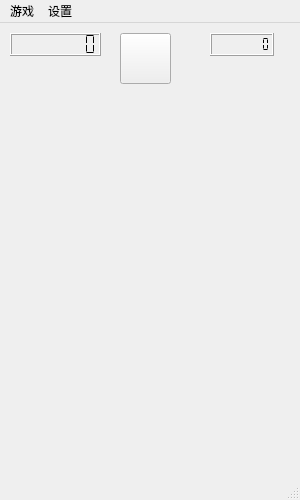
<?xml version="1.0" encoding="UTF-8"?>
<ui version="4.0">
 <class>MainWindow</class>
 <widget class="QMainWindow" name="MainWindow">
  <property name="geometry">
   <rect>
    <x>0</x>
    <y>0</y>
    <width>300</width>
    <height>500</height>
   </rect>
  </property>
  <property name="mouseTracking">
   <bool>false</bool>
  </property>
  <property name="windowTitle">
   <string>扫雷</string>
  </property>
  <property name="windowIcon">
   <iconset>
    <normaloff>:/png/bomb.png</normaloff>:/png/bomb.png</iconset>
  </property>
  <widget class="QWidget" name="centralwidget">
   <widget class="QPushButton" name="startButton">
    <property name="enabled">
     <bool>true</bool>
    </property>
    <property name="geometry">
     <rect>
      <x>120</x>
      <y>10</y>
      <width>51</width>
      <height>51</height>
     </rect>
    </property>
    <property name="sizePolicy">
     <sizepolicy hsizetype="Preferred" vsizetype="Preferred">
      <horstretch>0</horstretch>
      <verstretch>0</verstretch>
     </sizepolicy>
    </property>
    <property name="sizeIncrement">
     <size>
      <width>4</width>
      <height>4</height>
     </size>
    </property>
    <property name="baseSize">
     <size>
      <width>50</width>
      <height>50</height>
     </size>
    </property>
    <property name="layoutDirection">
     <enum>Qt::LeftToRight</enum>
    </property>
    <property name="iconSize">
     <size>
      <width>48</width>
      <height>48</height>
     </size>
    </property>
    <property name="checkable">
     <bool>false</bool>
    </property>
    <property name="autoExclusive">
     <bool>false</bool>
    </property>
    <property name="autoRepeatInterval">
     <number>100</number>
    </property>
    <property name="autoDefault">
     <bool>false</bool>
    </property>
    <property name="default">
     <bool>false</bool>
    </property>
    <property name="flat">
     <bool>false</bool>
    </property>
   </widget>
   <widget class="QLCDNumber" name="score">
    <property name="geometry">
     <rect>
      <x>210</x>
      <y>10</y>
      <width>64</width>
      <height>23</height>
     </rect>
    </property>
    <property name="smallDecimalPoint">
     <bool>false</bool>
    </property>
    <property name="digitCount">
     <number>8</number>
    </property>
    <property name="segmentStyle">
     <enum>QLCDNumber::Flat</enum>
    </property>
    <property name="intValue" stdset="0">
     <number>0</number>
    </property>
   </widget>
   <widget class="QLCDNumber" name="timeKeeper">
    <property name="geometry">
     <rect>
      <x>10</x>
      <y>10</y>
      <width>91</width>
      <height>23</height>
     </rect>
    </property>
    <property name="smallDecimalPoint">
     <bool>false</bool>
    </property>
    <property name="digitCount">
     <number>8</number>
    </property>
    <property name="segmentStyle">
     <enum>QLCDNumber::Flat</enum>
    </property>
   </widget>
  </widget>
  <widget class="QStatusBar" name="statusbar"/>
  <widget class="QMenuBar" name="menuBar">
   <property name="geometry">
    <rect>
     <x>0</x>
     <y>0</y>
     <width>300</width>
     <height>21</height>
    </rect>
   </property>
   <widget class="QMenu" name="settings">
    <property name="title">
     <string>设置</string>
    </property>
    <addaction name="about"/>
   </widget>
   <widget class="QMenu" name="game">
    <property name="title">
     <string>游戏</string>
    </property>
    <addaction name="newGame"/>
    <addaction name="restartGame"/>
    <addaction name="exitGame"/>
   </widget>
   <addaction name="game"/>
   <addaction name="settings"/>
  </widget>
  <action name="exitGame">
   <property name="text">
    <string>退出</string>
   </property>
   <property name="shortcut">
    <string>Esc</string>
   </property>
  </action>
  <action name="newGame">
   <property name="text">
    <string>新游戏</string>
   </property>
   <property name="shortcut">
    <string>Ctrl+N</string>
   </property>
  </action>
  <action name="restartGame">
   <property name="text">
    <string>重新开始</string>
   </property>
   <property name="shortcut">
    <string>Ctrl+R</string>
   </property>
  </action>
  <action name="about">
   <property name="text">
    <string>关于</string>
   </property>
   <property name="shortcut">
    <string>Ctrl+A</string>
   </property>
  </action>
 </widget>
 <resources/>
 <connections/>
</ui>
